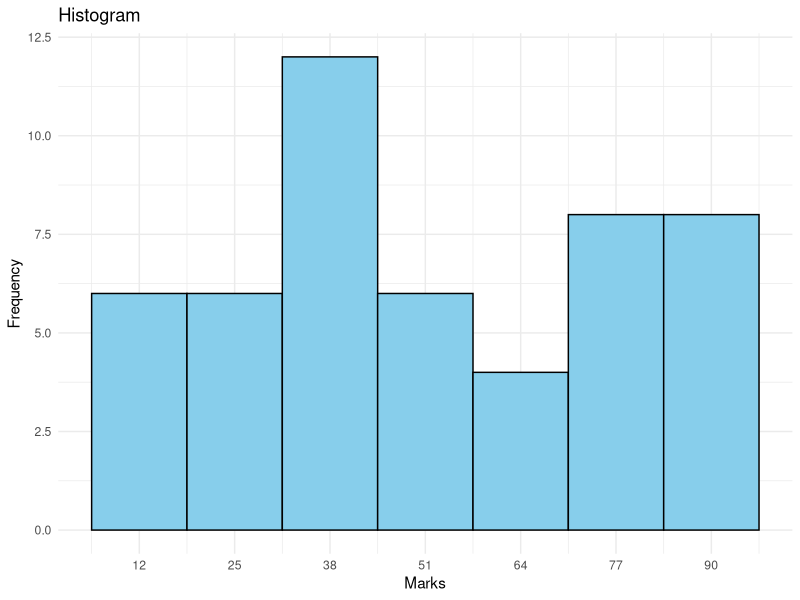
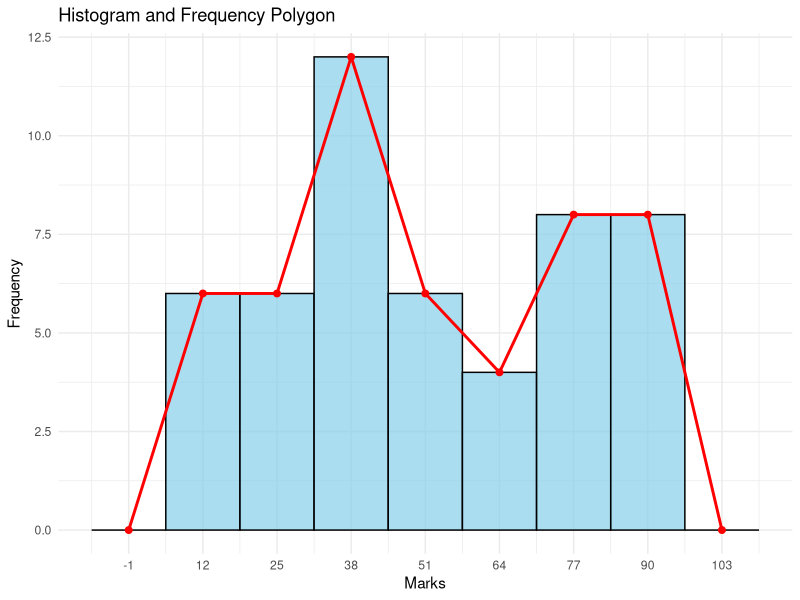
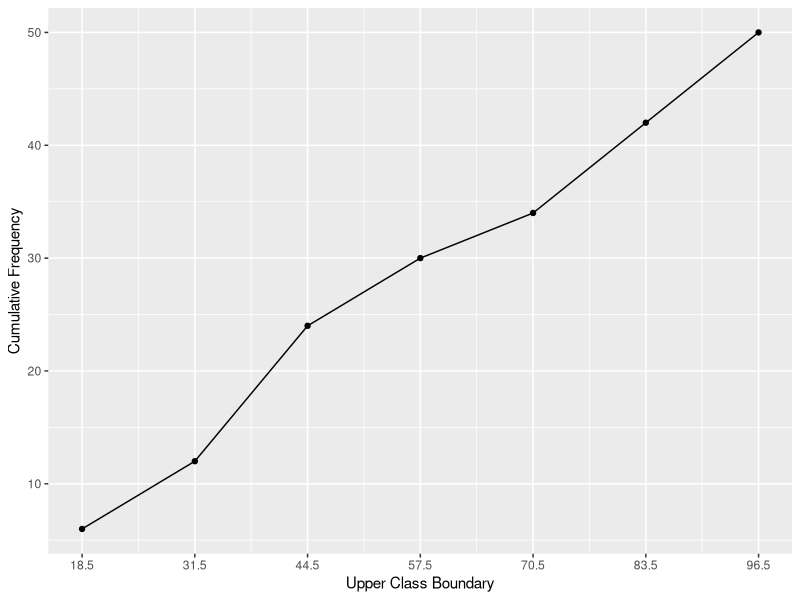

These figures' R source, in order:
## ---- chunk 1
library(knitr)
library(kableExtra)
set.seed(1)
marks <- round(runif(50, 0, 100),0)
matrix_data <- matrix(marks, ncol = 10, byrow = TRUE)
kable(matrix_data) |>
  kable_styling()

## ---- chunk 2
smarks <- sort(round(runif(50, 0, 100),0))
smatrix_data <- matrix(smarks, ncol = 10, byrow = TRUE)
kable(smatrix_data) |>
  kable_styling()
## ---- chunk 3
kable(smatrix_data) |>
  kable_styling()
## ---- chunk 4
df = data.frame(CI = c("6-18", "19-31", "32-44", "45-57", "58-70", "71-83", "84-96"))
df |> kable()
## ---- chunk 5
df = data.frame(CI = c("6-18", "19-31", "32-44", "45-57", "58-70", "71-83", "84-96"),Tally = c("", "", "", "","", "", ""), Frequency= c(6, 6, 12, 6, 4, 8, 8))
df |> kable()
## ---- chunk 6
df = data.frame(CI = c("6-18", "19-31", "32-44", "45-57", "58-70", "71-83", "84-96"),
                Boundaries = c("5.5-18.5", "18.5-31.5", "31.5-44.5", "44.5-57.5", "57.5-70.5", "70.5-83.5", "83.5-96.5"),
                
            Frequency= c(6, 6, 12, 6, 4, 8, 8))
df |> kable()
## ---- chunk 7
df = data.frame(CI = c("6-18", "19-31", "32-44", "45-57", "58-70", "71-83", "84-96"),
                Boundaries = c("(5.5, 18.5]", "(18.5, 31.5]", "(31.5, 44.5]", "(44.5, 57.5]", "(57.5, 70.5]", "(70.5, 83.5]", "(83.5, 96.5]"),
                
            Frequency= c(6, 6, 12, 6, 4, 8, 8))
df |> kable()
## ---- chunk 8
df = data.frame(CI = c("6-18", "19-31", "32-44", "45-57", "58-70", "71-83", "84-96"),
                Boundaries = c("5.5-18.5", "18.5-31.5", "31.5-44.5", "44.5-57.5", "57.5-70.5", "70.5-83.5", "83.5-96.5"), 
                Mid_point = c(12, 25, 38, 51, 64, 77, 90),
                
            Frequency= c(6, 6, 12, 6, 4, 8, 8))
df |> kable()
## ---- chunk 9
# Create data frame
data <- data.frame(
  CL = c("6-18", "19-31", "32-44", "45-57", "58-70", "71-83", "84-96"),
  Lower_Boundary = c(5.5, 18.5, 31.5, 44.5, 57.5, 70.5, 83.5),
  Upper_Boundary = c(18.5, 31.5, 44.5, 57.5, 70.5, 83.5, 96.5),
  Mid_point = c(12, 25, 38, 51, 64, 77, 90),
  Frequency = c(6, 6, 12, 6, 4, 8, 8)
)
# Load ggplot2
library(ggplot2)

# Create histogram plot
ggplot(data, aes(x = Mid_point, y = Frequency)) +
  geom_bar(stat = "identity", width = 13, col="black", fill="skyblue") +
  scale_x_continuous(breaks = data$Mid_point, labels = data$Mid_point) +
  labs(title = "Histogram", x = "Marks", y = "Frequency") +
  theme_minimal()

## ---- chunk 10
# Load ggplot2
library(ggplot2)
data <- data.frame(
  CL = c("","6-18", "19-31", "32-44", "45-57", "58-70", "71-83", "84-96", ""),
  Lower_Boundary = c(-7.5, 5.5, 18.5, 31.5, 44.5, 57.5, 70.5, 83.5, 96.5),
  Upper_Boundary = c(5.5, 18.5, 31.5, 44.5, 57.5, 70.5, 83.5, 96.5, 109.5),
  Mid_point = c(-1, 12, 25, 38, 51, 64, 77, 90, 103),
  Frequency = c(0,6, 6, 12, 6, 4, 8, 8, 0)
)
# Create histogram and frequency polygon plot
ggplot(data, aes(x = Mid_point, y = Frequency)) +
  geom_bar(stat = "identity", width = 13, fill = "skyblue", alpha = 0.7, col="black") +
  geom_line(aes(group = 1), color = "red", size = 1) +
  geom_point(color = "red", size = 2) +
  scale_x_continuous(breaks = data$Mid_point, labels = data$Mid_point) +
  labs(title = "Histogram and Frequency Polygon", x = "Marks", y = "Frequency") +
  theme_minimal()

## ---- chunk 11
data |> kable()
## ---- chunk 12
data2 <- data.frame(
  Marks = c(5.5, 18.5, 31.5, 44.5, 57.5, 70.5, 83.5, 96.5),
  Cumulative_Frequency = c(0,6, 12, 24, 30, 34, 42, 50)
)
data2|>kable()
## ---- chunk 13
df2 = data.frame(
                Boundaries = c("5.5-18.5", "18.5-31.5", "31.5-44.5", "44.5-57.5", "57.5-70.5", "70.5-83.5", "83.5-96.5"),
                
            Frequency= c(6, 6, 12, 6, 4, 8, 8))
df2 |> kable()
## ---- chunk 14
df3 = data.frame(
                Boundaries = c("less than or 18.5", "less than or 31.5", "less than or 44.5", "less than or 57.5",  "less than or 70.5", "less than or 83.5", "less than or 96.5"),
                
            Frequency= c( 6, 12, 24, 30, 34, 42, 50))
df3 |> kable() 
## ---- chunk 15
df3 = data.frame(
                Boundaries = c(18.5, 31.5, 44.5, 57.5, 70.5, 83.5, 96.5),
                
            Frequency= c( 6, 12, 24, 30, 34, 42, 50))
ggplot(df3, aes(x=Boundaries, y=Frequency)) +
  geom_point() + geom_line() +
  scale_x_continuous(breaks = df3$Boundaries, labels = df3$Boundaries) + ylab("Cumulative Frequency") + xlab("Upper Class Boundary")
## ---- chunk 16
df2 = data.frame(
                Boundaries = c("5.5-18.5", "18.5-31.5", "31.5-44.5", "44.5-57.5", "57.5-70.5", "70.5-83.5", "83.5-96.5"),
                
            Frequency= c(6, 6, 12, 6, 4, 8, 8))
df2 |> kable()
## ---- chunk 17
df4 = data.frame(
                Boundaries = c( "greater than 5.5", "greater than 18.5", "greater than 31.5", "greater than 44.5", "greater than 57.5",  "greater than 70.5", "greater than 83.5"),
                
            Frequency= c( 50, 44, 38, 26, 20, 16, 8))
df4 |> kable()
## ---- chunk 18
set.seed(8)
dd <- round(rnorm(80, mean=10, sd=10), 0)
ddmat <- matrix(dd, ncol=10)
 kable(ddmat) |>   kable_styling()
